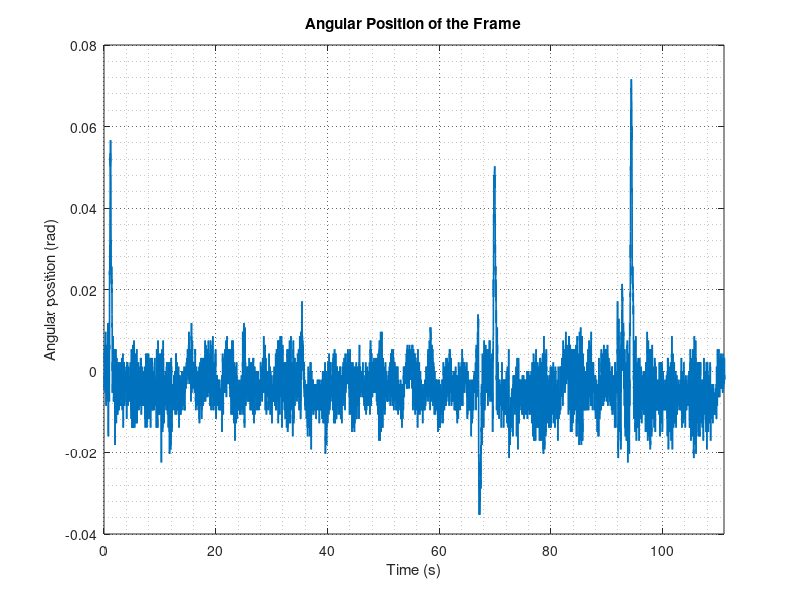
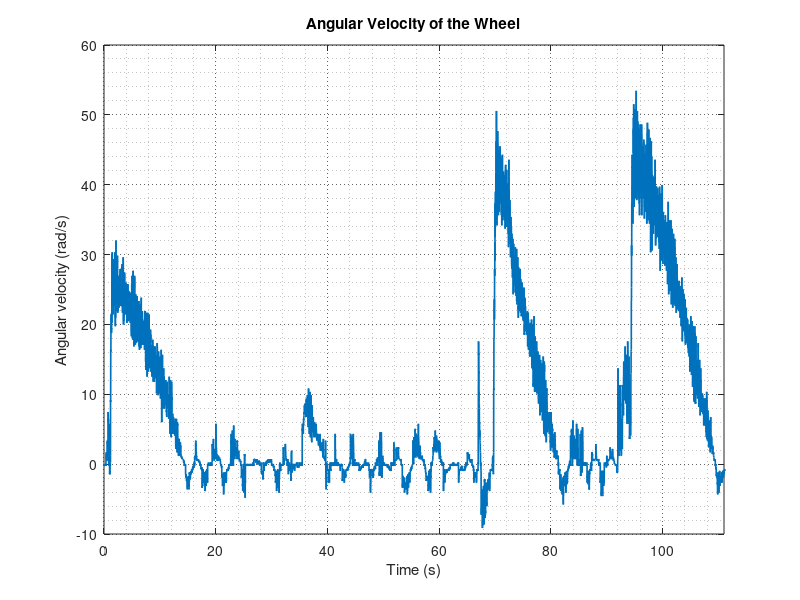

MATLAB code for these plots, in order:
%% Data from the real model (Beaglebone)
data=csvread('sisotool1.csv');
time=(data(:,1))*0.01;
potRad=data(:,2);
wheel=data(:,7);

% Plots
figure(4);
plot(time,potRad,'linewidth',1.2);
title('Angular Position of the Frame')
xlabel('Time (s)');
ylabel('Angular position (rad)');
grid on, grid minor;
set(gca,'GridLineStyle',':', 'GridColor', 'k', 'GridAlpha', .6);
xlim([0 111]);

figure(5);
plot(time,wheel,'linewidth',1.2);
title('Angular Velocity of the Wheel')
xlabel('Time (s)');
ylabel('Angular velocity (rad/s)');
grid on, grid minor;
set(gca,'GridLineStyle',':', 'GridColor', 'k', 'GridAlpha', .6);
xlim([0 111]);
